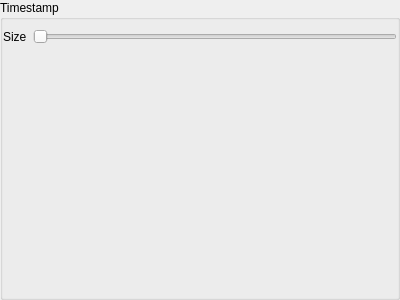
<?xml version="1.0" encoding="UTF-8"?>
<ui version="4.0">
 <class>TimestampOverlaySettingsWidget</class>
 <widget class="QWidget" name="TimestampOverlaySettingsWidget">
  <property name="geometry">
   <rect>
    <x>0</x>
    <y>0</y>
    <width>400</width>
    <height>300</height>
   </rect>
  </property>
  <layout class="QVBoxLayout" name="verticalLayout">
   <property name="leftMargin">
    <number>0</number>
   </property>
   <property name="topMargin">
    <number>0</number>
   </property>
   <property name="rightMargin">
    <number>0</number>
   </property>
   <property name="bottomMargin">
    <number>0</number>
   </property>
   <item>
    <widget class="QGroupBox" name="groupBox">
     <property name="title">
      <string>Timestamp</string>
     </property>
     <property name="flat">
      <bool>true</bool>
     </property>
     <layout class="QVBoxLayout" name="verticalLayout_2">
      <property name="leftMargin">
       <number>0</number>
      </property>
      <property name="rightMargin">
       <number>0</number>
      </property>
      <item>
       <layout class="QHBoxLayout" name="horizontalLayout">
        <item>
         <widget class="QLabel" name="sizeLabel">
          <property name="text">
           <string>Size</string>
          </property>
          <property name="buddy">
           <cstring>sizeSlider</cstring>
          </property>
         </widget>
        </item>
        <item>
         <widget class="QSlider" name="sizeSlider">
          <property name="orientation">
           <enum>Qt::Horizontal</enum>
          </property>
         </widget>
        </item>
       </layout>
      </item>
      <item>
       <spacer name="verticalSpacer">
        <property name="orientation">
         <enum>Qt::Vertical</enum>
        </property>
        <property name="sizeHint" stdset="0">
         <size>
          <width>20</width>
          <height>138</height>
         </size>
        </property>
       </spacer>
      </item>
     </layout>
    </widget>
   </item>
  </layout>
 </widget>
 <resources/>
 <connections/>
</ui>
